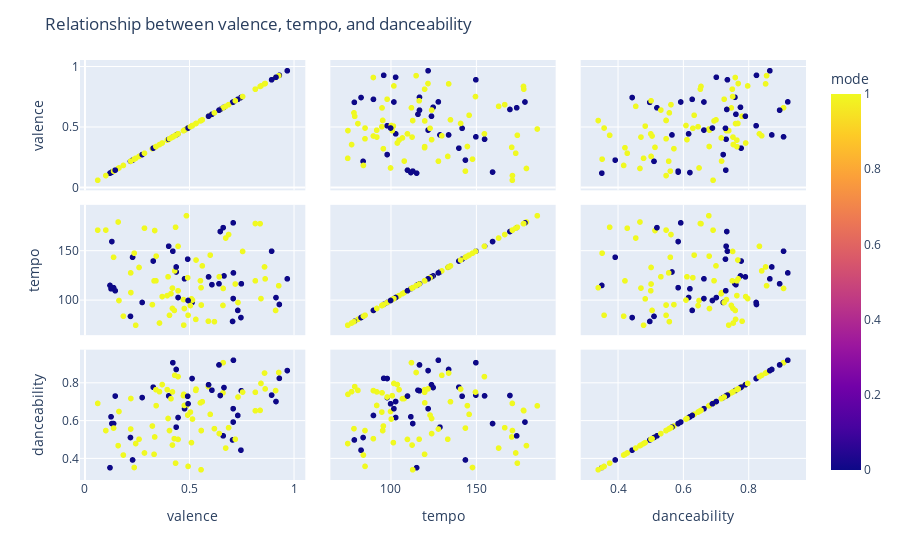

The code cell stored with this chart in its notebook:
### Code cell
fig = px.scatter_matrix(features_df, dimensions=["valence","tempo","danceability"], color="mode")

# Add title and axis labels
fig.update_layout(title='Relationship between valence, tempo, and danceability')

fig.show()
